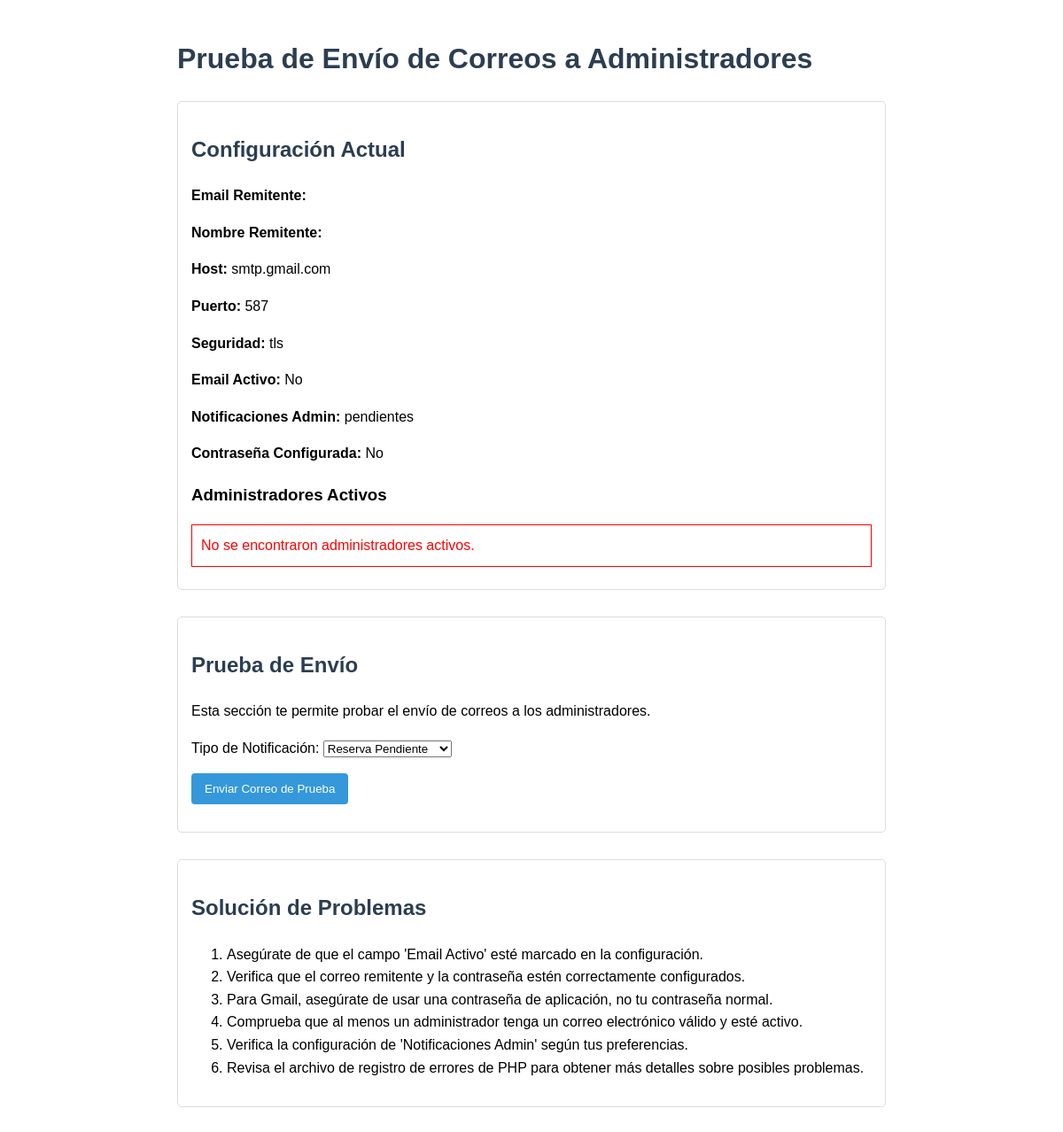
/probar_envio_correo_admin.php, run on the app's committed database.
### tables this page shows
CREATE TABLE configuracion (
    id INT PRIMARY KEY,
    max_personas_sin_aprobacion INT NOT NULL DEFAULT 4,
    email_activo BOOLEAN DEFAULT FALSE,
    notificar_admin ENUM('todas', 'pendientes', 'ninguna') DEFAULT 'pendientes',
    notificaciones_admin ENUM('todas', 'pendientes', 'ninguna') DEFAULT 'pendientes',
     
    capacidad_dentro_mediodia INT NOT NULL DEFAULT 30,
    capacidad_fuera_mediodia INT NOT NULL DEFAULT 20,
    capacidad_dentro_noche INT NOT NULL DEFAULT 35,
    capacidad_fuera_noche INT NOT NULL DEFAULT 25,
     
    email_remitente VARCHAR(100),
    email_password VARCHAR(255),
    email_host VARCHAR(100) DEFAULT 'smtp.gmail.com',
    email_puerto INT DEFAULT 587,
    email_seguridad ENUM('tls', 'ssl') DEFAULT 'tls',
    email_nombre_remitente VARCHAR(100),
     
    logo_path VARCHAR(255),
    titulo_principal VARCHAR(100) DEFAULT 'Sistema de Reservas',
    subtitulo VARCHAR(200) DEFAULT 'Reserve su mesa fácilmente',
    color_principal VARCHAR(20) DEFAULT '#4A5568',
    color_secundario VARCHAR(20) DEFAULT '#38B2AC',
    mostrar_confeti BOOLEAN DEFAULT TRUE,
    tipo_letra VARCHAR(255) DEFAULT 'system-ui, -apple-system, BlinkMacSystemFont, Segoe UI, Roboto, Helvetica Neue, Arial',
     
    url_redireccion_reserva VARCHAR(255) DEFAULT 'reserva_exitosa.php' COMMENT 'URL a la que redirigir tras una reserva exitosa'
);

### probar_envio_correo_admin.php (the view, shortened to what this page needs)
<?php
function mostrarMensaje($mensaje, $tipo = 'info') {
    $color = $tipo === 'error' ? 'red' : ($tipo === 'success' ? 'green' : 'blue');
    echo "<div style='color: $color; margin: 10px 0; padding: 10px; border: 1px solid $color;'>";
    echo $mensaje;
    echo "</div>";
}
echo "<!DOCTYPE html>
<html lang='es'>
<head>
    <meta charset='UTF-8'>
    <meta name='viewport' content='width=device-width, initial-scale=1.0'>
    <title>Prueba de Envío de Correos</title>
    <style>
        body { font-family: Arial, sans-serif; line-height: 1.6; padding: 20px; max-width: 800px; margin: 0 auto; }
        h1, h2 { color: #2c3e50; }
        .section { margin-bottom: 30px; padding: 15px; border: 1px solid #ddd; border-radius: 5px; }
        button { background-color: #3498db; color: white; border: none; padding: 10px 15px; cursor: pointer; border-radius: 4px; }
        button:hover { background-color: #2980b9; }
        pre { background-color: #f8f9fa; padding: 10px; border-radius: 4px; overflow-x: auto; }
    </style>
</head>
<body>
    <h1>Prueba de Envío de Correos a Administradores</h1>";
echo "<div class='section'>
    <h2>Configuración Actual</h2>";
try {
    $host = 'localhost';
    $db = 'restaurante_reservas';
    $user = 'root';
    $pass = '';
    $charset = 'utf8mb4';
    $dsn = "mysql:host=$host;dbname=$db;charset=$charset";
    $options = [
        PDO::ATTR_ERRMODE => PDO::ERRMODE_EXCEPTION,
        PDO::ATTR_DEFAULT_FETCH_MODE => PDO::FETCH_ASSOC,
        PDO::ATTR_EMULATE_PREPARES => false,
    ];
    $pdo = new PDO($dsn, $user, $pass, $options);
    $stmt = $pdo->query("SELECT * FROM configuracion WHERE id = 1");
    $config = $stmt->fetch();
    if ($config) {
        echo "<p><strong>Email Remitente:</strong> " . htmlspecialchars($config['email_remitente'] ?? 'No configurado') . "</p>";
        echo "<p><strong>Nombre Remitente:</strong> " . htmlspecialchars($config['email_nombre_remitente'] ?? 'No configurado') . "</p>";
        echo "<p><strong>Host:</strong> " . htmlspecialchars($config['email_host'] ?? 'No configurado') . "</p>";
        echo "<p><strong>Puerto:</strong> " . htmlspecialchars($config['email_puerto'] ?? 'No configurado') . "</p>";
        echo "<p><strong>Seguridad:</strong> " . htmlspecialchars($config['email_seguridad'] ?? 'No configurado') . "</p>";
        echo "<p><strong>Email Activo:</strong> " . ($config['email_activo'] ? 'Sí' : 'No') . "</p>";
        echo "<p><strong>Notificaciones Admin:</strong> " . htmlspecialchars($config['notificaciones_admin'] ?? 'No configurado') . "</p>";
        echo "<p><strong>Contraseña Configurada:</strong> " . (!empty($config['email_password']) ? 'Sí' : 'No') . "</p>";
    } else {
        mostrarMensaje("No se encontró configuración de correo electrónico.", "error");
    }
    $stmt = $pdo->query("SELECT id, usuario, email, activo FROM administrador WHERE activo = 1");
    $admins = $stmt->fetchAll();
    echo "<h3>Administradores Activos</h3>";
    if (!empty($admins)) {
        echo "<table border='1' cellpadding='5' style='border-collapse: collapse; width: 100%;'>";
        echo "<tr><th>ID</th><th>Usuario</th><th>Email</th></tr>";
        foreach ($admins as $admin) {
            echo "<tr>";
            echo "<td>" . htmlspecialchars($admin['id']) . "</td>";
            echo "<td>" . htmlspecialchars($admin['usuario']) . "</td>";
            echo "<td>" . htmlspecialchars($admin['email'] ?? 'No configurado') . "</td>";
            echo "</tr>";
        }
        echo "</table>";
    } else {
        mostrarMensaje("No se encontraron administradores activos.", "error");
    }
} catch (PDOException $e) {
    mostrarMensaje("Error de base de datos: " . $e->getMessage(), "error");
}
echo "</div>";
echo "<div class='section'>
    <h2>Prueba de Envío</h2>
    <p>Esta sección te permite probar el envío de correos a los administradores.</p>";
echo "<form method='post' action='" . htmlspecialchars($_SERVER['PHP_SELF']) . "'>
    <p>
        <label for='tipo_notificacion'>Tipo de Notificación:</label>
        <select name='tipo_notificacion' id='tipo_notificacion'>
            <option value='pendiente'>Reserva Pendiente</option>
            <option value='confirmada'>Reserva Confirmada</option>
        </select>
    </p>
    <p>
        <button type='submit' name='enviar_prueba'>Enviar Correo de Prueba</button>
    </p>
</form>";
echo "</div>";
echo "<div class='section'>
    <h2>Solución de Problemas</h2>
    <ol>
        <li>Asegúrate de que el campo 'Email Activo' esté marcado en la configuración.</li>
        <li>Verifica que el correo remitente y la contraseña estén correctamente configurados.</li>
        <li>Para Gmail, asegúrate de usar una contraseña de aplicación, no tu contraseña normal.</li>
        <li>Comprueba que al menos un administrador tenga un correo electrónico válido y esté activo.</li>
        <li>Verifica la configuración de 'Notificaciones Admin' según tus preferencias.</li>
        <li>Revisa el archivo de registro de errores de PHP para obtener más detalles sobre posibles problemas.</li>
    </ol>
</div>";
echo "</body>
</html>";
?>

### probar_envio_correo_admin.php (style rules this page uses)
body { font-family: Arial, sans-serif; line-height: 1.6; padding: 20px; max-width: 800px; margin: 0 auto; }
h1, h2 { color: #2c3e50; }
.section { margin-bottom: 30px; padding: 15px; border: 1px solid #ddd; border-radius: 5px; }
button { background-color: #3498db; color: white; border: none; padding: 10px 15px; cursor: pointer; border-radius: 4px; }

### data on the page
configuracion: email_host "smtp.gmail.com", email_puerto "587", email_seguridad "tls", notificaciones_admin "pendientes"

### other printed values
$mensaje "No se encontraron administradores activos."
